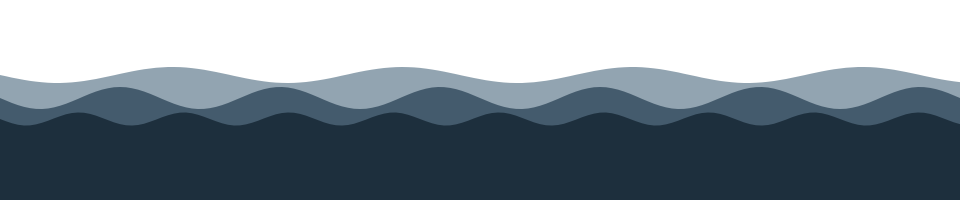
#> input picture parallax2/efectos/agua-00.png, 1920 x 400 px (shown at 1/2 size)
$ python -i recortar.py   (imports and definitions only)
#> lines starting #> are read from the running program, lines starting #| are printed output that depends on the picture
#> further down, picture is the input picture: PIL image 1920x400 RGBA; mean R, G, B, A 23.2, 37, 47.3, 143
#!/usr/bin/env python3
"""
Recorta el fondo de los PNG opacos y los deja listos para el render.

    python3 recortar.py proyecto/guion.json

Se generan TODAS las imagenes opacas (con el modelo que sea, da igual el
proveedor) y el recorte se hace aqui, en local y gratis. Sale mejor que
pedirle transparencia al generador y ademas te desata del proveedor.

Las capas con rol "fondo" no se tocan: van opacas por definicion.
"""
import sys, os, json, argparse
import numpy as np
from PIL import Image, ImageFilter

CROMA = (0, 177, 64)
_sesion = None


# [67 lines left out: functions _verde_dominante, _marco, color_croma, quitar_croma, sesion, not called in this run]


def endurecer(im, lo=60, hi=180, erosion=1, pluma=0.7):
    """
    Los modelos de recorte dejan mucho pixel a medias: cristales, follaje y
    pelo salen semitransparentes y en el video se ve el fondo a traves.
    Esto reescala el alfa para que casi todo sea 0 o 255, muerde un pixel
    del borde (ahi es donde vive el halo del fondo viejo) y deja una pluma
    minima para que no queden dientes de sierra.
    """
#> called with lo = 60, hi = 180, erosion = 1, pluma = 0.7
    a = np.array(im.getchannel("A")).astype(np.float32)
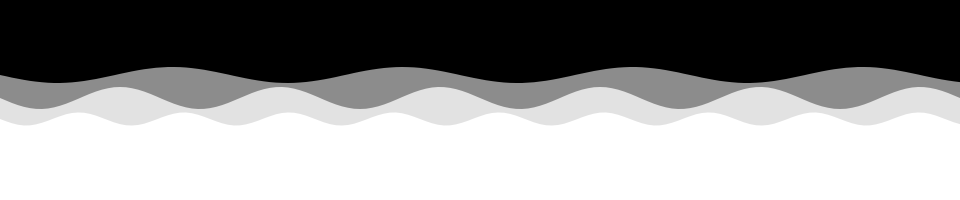
#> a: shape (400, 1920) float32 (shown at 1/2 size); min 0, max 255, mean 143
    a = np.clip((a - lo) / max(1, hi - lo), 0, 1) * 255
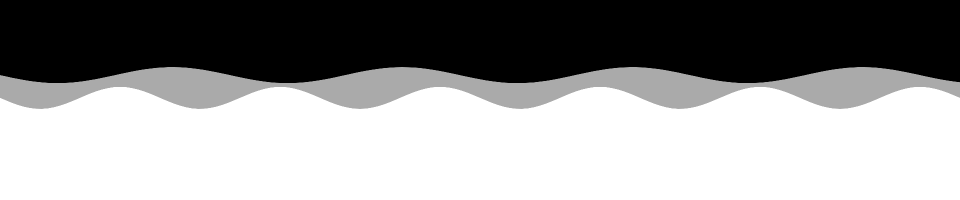
#> a: shape (400, 1920) float32 (shown at 1/2 size); min 0, max 255, mean 149.4
    m = Image.fromarray(a.astype(np.uint8))
    if erosion:
        m = m.filter(ImageFilter.MinFilter(2 * erosion + 1))
    if pluma:
        m = m.filter(ImageFilter.GaussianBlur(pluma))
    im.putalpha(m)
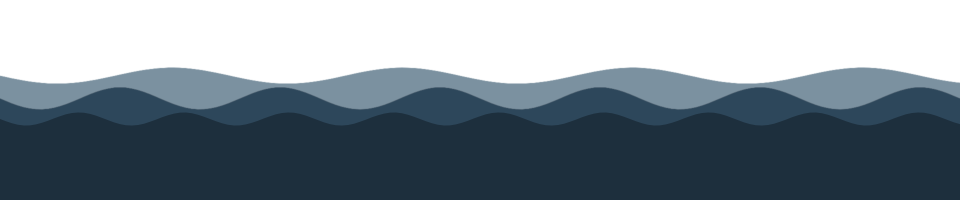
#> im: PIL image 1920x400 RGBA (shown at 1/2 size); mean R, G, B, A 23.2, 37, 47.3, 148.7; transparent parts drawn white
    return im


# [94 lines left out: functions es_croma, caja_util, recortar, main, not called in this run]


# [2 lines not run here, left out]


# --- comprobaciones que usa validar.py --------------------------------------
#
# El zip de reglas trae un `validar.py` que llama a estas dos, pero no traia el
# `recortar.py` correspondiente. Se anaden aqui con el mismo criterio de color
# que `quitar_croma`: distancia en el plano cromatico, no en RGB, para que un
# verde oscuro de follaje no cuente como croma.

# [34 lines left out: functions verde_restante, es_rectangulo, not called in this run]

>>> from PIL import Image
>>> picture = Image.open('efectos/agua-00.png')
>>> result = endurecer(picture)
